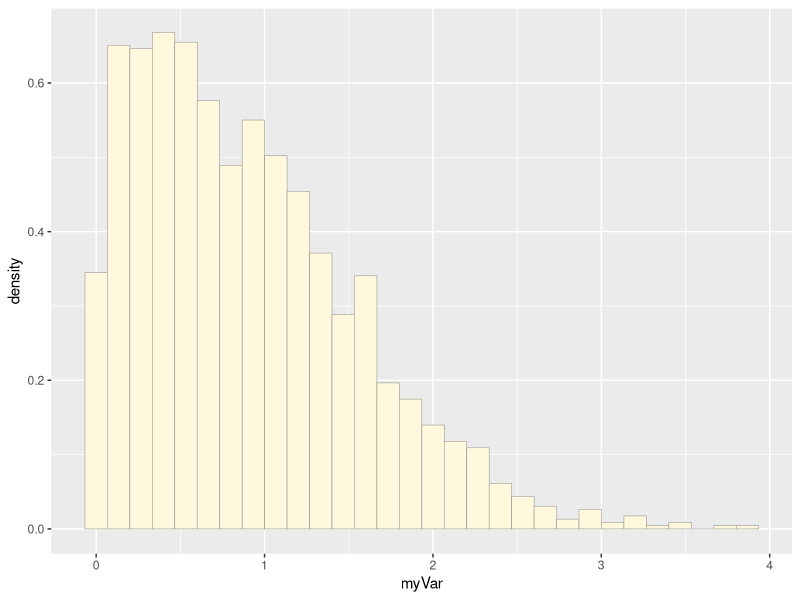
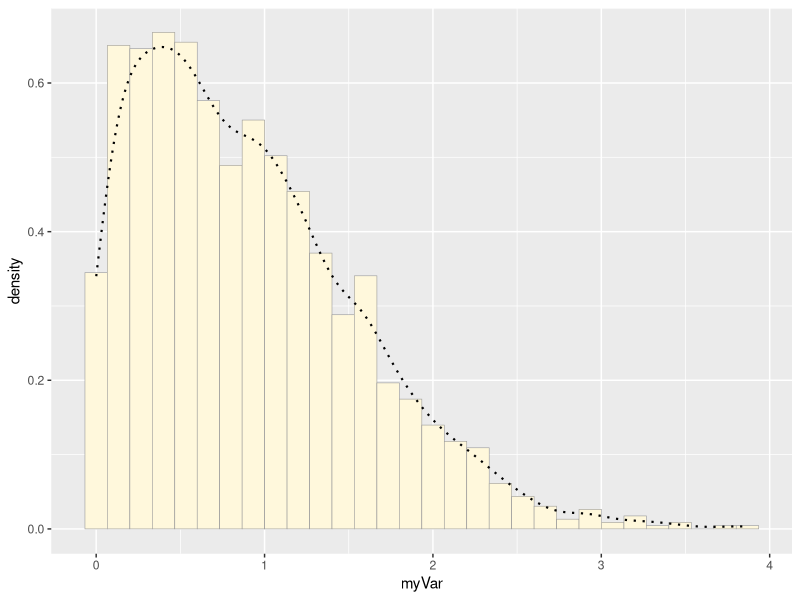
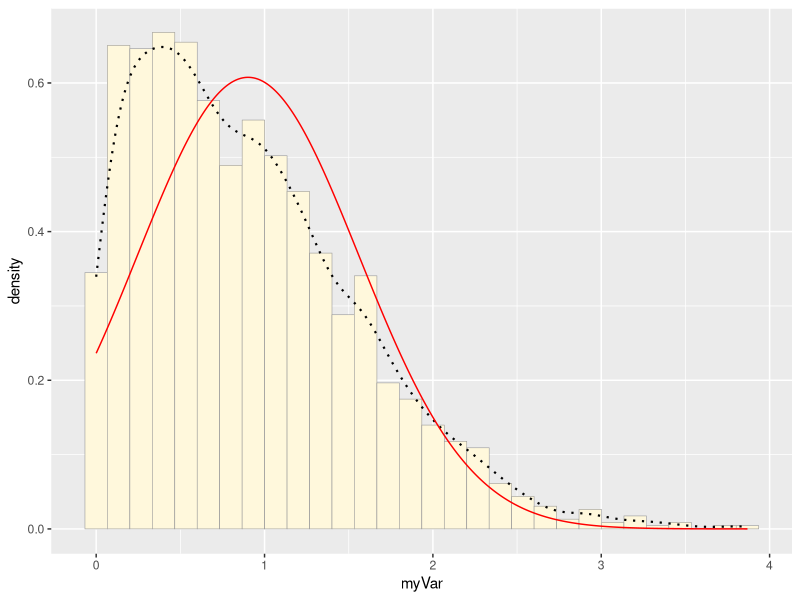
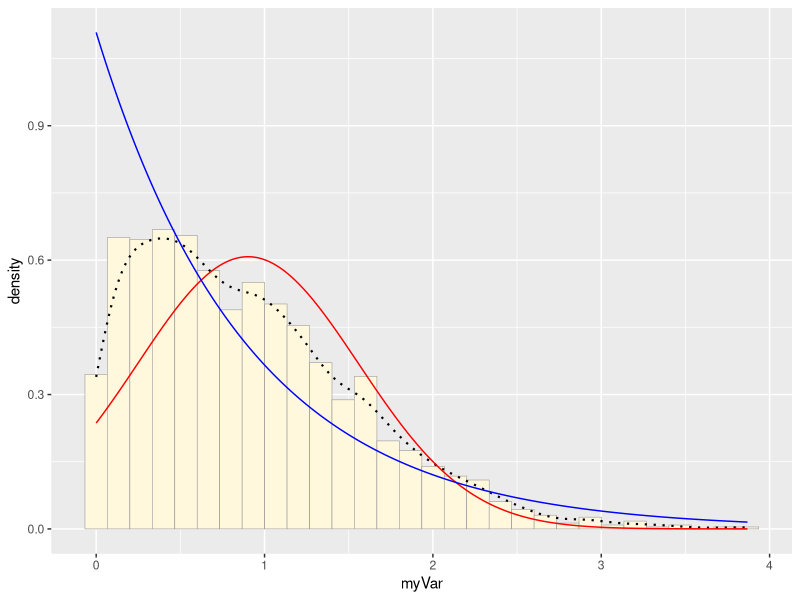
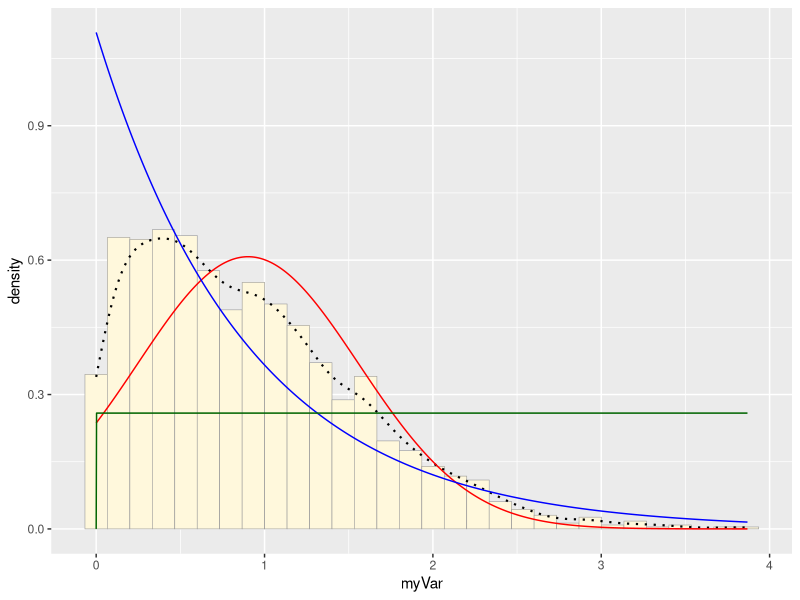
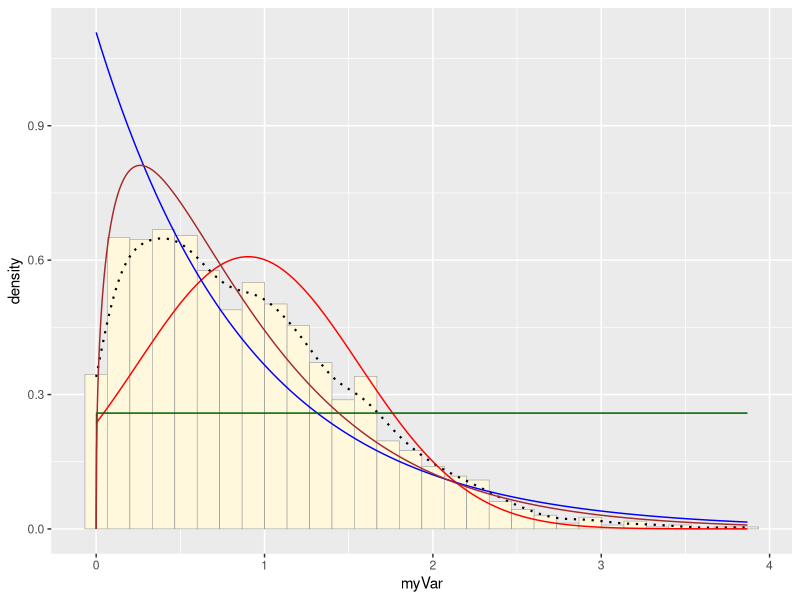
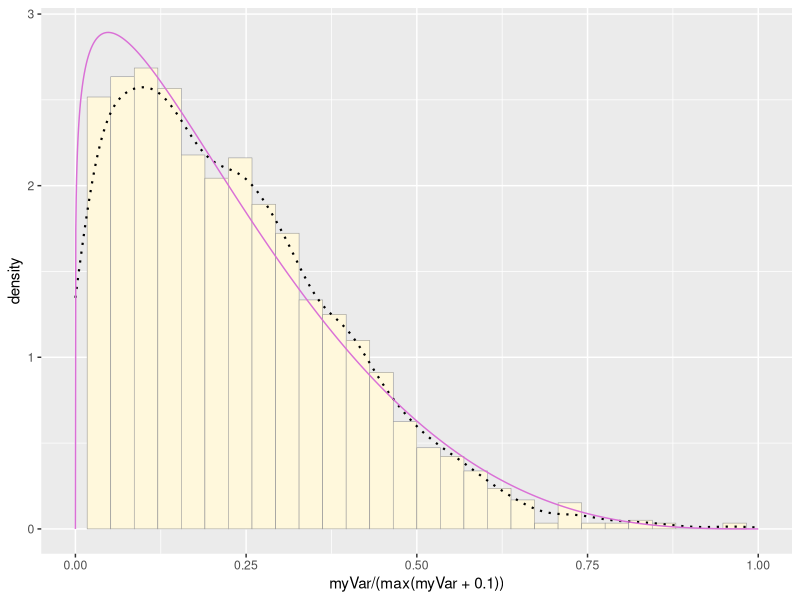

These figures' R source, in order:
## ---- chunk 1
knitr::opts_chunk$set(echo = TRUE)
knitr::opts_chunk$set(message = FALSE)
knitr::opts_chunk$set(warning = FALSE)
## ---- chunk 2
library(ggplot2) # for graphics
library(MASS) # for maximum likelihood estimation
## ---- chunk 3
# quick and dirty, a truncated normal distribution to work on the solution set

z <- rnorm(n=3000,mean=0.2)
z <- data.frame(1:3000,z)
names(z) <- list("ID","myVar")
z <- z[z$myVar>0,]
str(z)
summary(z$myVar)
## ---- chunk 4
p1 <- ggplot(data=z, aes(x=myVar, y=..density..)) +
  geom_histogram(color="grey60",fill="cornsilk",size=0.2) 
print(p1)
## ---- chunk 5
p1 <-  p1 +  geom_density(linetype="dotted",size=0.75)
print(p1)
## ---- chunk 6
normPars <- fitdistr(z$myVar,"normal")
print(normPars)
str(normPars)
normPars$estimate["mean"] # note structure of getting a named attribute

## ---- chunk 7

meanML <- normPars$estimate["mean"]
sdML <- normPars$estimate["sd"]

xval <- seq(0,max(z$myVar),len=length(z$myVar))

 stat <- stat_function(aes(x = xval, y = ..y..), fun = dnorm, colour="red", n = length(z$myVar), args = list(mean = meanML, sd = sdML))
 p1 + stat
## ---- chunk 8
expoPars <- fitdistr(z$myVar,"exponential")
rateML <- expoPars$estimate["rate"]

stat2 <- stat_function(aes(x = xval, y = ..y..), fun = dexp, colour="blue", n = length(z$myVar), args = list(rate=rateML))
 p1 + stat + stat2
## ---- chunk 9
stat3 <- stat_function(aes(x = xval, y = ..y..), fun = dunif, colour="darkgreen", n = length(z$myVar), args = list(min=min(z$myVar), max=max(z$myVar)))
 p1 + stat + stat2 + stat3
## ---- chunk 10
gammaPars <- fitdistr(z$myVar,"gamma")
shapeML <- gammaPars$estimate["shape"]
rateML <- gammaPars$estimate["rate"]

stat4 <- stat_function(aes(x = xval, y = ..y..), fun = dgamma, colour="brown", n = length(z$myVar), args = list(shape=shapeML, rate=rateML))
 p1 + stat + stat2 + stat3 + stat4
## ---- chunk 11

pSpecial <- ggplot(data=z, aes(x=myVar/(max(myVar + 0.1)), y=..density..)) +
  geom_histogram(color="grey60",fill="cornsilk",size=0.2) + 
  xlim(c(0,1)) +
  geom_density(size=0.75,linetype="dotted")

betaPars <- fitdistr(x=z$myVar/max(z$myVar + 0.1),start=list(shape1=1,shape2=2),"beta")
shape1ML <- betaPars$estimate["shape1"]
shape2ML <- betaPars$estimate["shape2"]

statSpecial <- stat_function(aes(x = xval, y = ..y..), fun = dbeta, colour="orchid", n = length(z$myVar), args = list(shape1=shape1ML,shape2=shape2ML))
pSpecial + statSpecial
